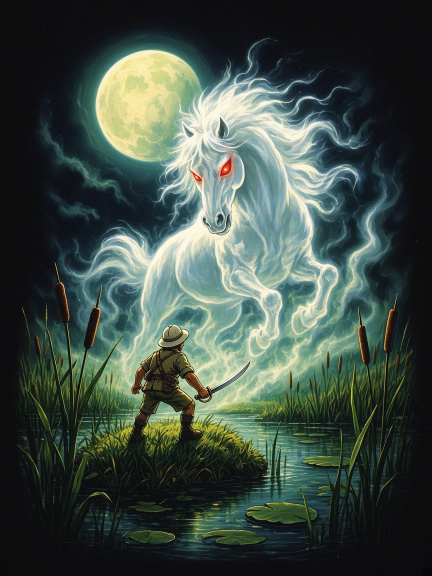
#> input picture packaging/src/cover_c.jpg, 864 x 1152 px (shown at 1/2 size)
$ python mkscr_cover.py
#> lines starting #> are read from the running program, lines starting #| are printed output that depends on the picture; after the words box and inside, x2 and y2 are one past the last pixel; in counts of white or black regions, pixels touching at a corner belong together
"""Spectrum-native loading screen from the final cover concept.
Layout after Nathan's refs (Knight Lore / Sabre Wulf): thick geometric frame, the cover painting
converted cell-by-cell on the left, hand-lettered MIRE MARE in a mist cloud on the right, the
ULTIMATE / PLAY THE GAME badge bottom-right. Every 8x8 cell = 1 ink + 1 paper + 1 BRIGHT bit.
Writes ../art/loading_final.scr (installed by tools/mkscr.py into data/loading.scr) + previews."""
import sys, os, math; sys.path.insert(0, os.path.dirname(__file__))
import numpy as np
from PIL import Image, ImageDraw, ImageFilter, ImageEnhance, ImageFont
from lib import title_logo, font, dilate, G
HERE = os.path.dirname(os.path.abspath(__file__)); PK = os.path.dirname(HERE); ROOT = os.path.dirname(PK)
def pal(i):
    lv = 0xFF if i >= 8 else 0xD7; c = i & 7
    return ((c & 2) and lv or 0, (c & 4) and lv or 0, (c & 1) and lv or 0)
K, B, R, M, Gr, C, Y, W = range(8)
BAYER = np.array([[0, 32, 8, 40, 2, 34, 10, 42], [48, 16, 56, 24, 50, 18, 58, 26], [12, 44, 4, 36, 14, 46, 6, 38],
                  [60, 28, 52, 20, 62, 30, 54, 22], [3, 35, 11, 43, 1, 33, 9, 41], [51, 19, 59, 27, 49, 17, 57, 25],
                  [15, 47, 7, 39, 13, 45, 5, 37], [63, 31, 55, 23, 61, 29, 53, 21]]) / 64 + 1 / 128
# --- screen model: per cell ink, paper, bright and an 8x8 bitmap
ink = np.zeros((24, 32), int); pap = np.zeros((24, 32), int); bri = np.zeros((24, 32), int)
bits = np.zeros((192, 256), bool)
def convert_region(rgb, cx0, cy0, gamma=1.3):
    """Ultimate-style conversion: paper always black; one ink per cell chosen by the cell's hue
    (white for pale areas, a hue for saturated ones, red where the Mare's eyes burn); the ink
    coverage follows luminance through an ordered dither, giving an engraved look."""
    h, w, _ = rgb.shape; lum = rgb.mean(-1) / 255.0
    for cy in range(h // 8):
        for cx in range(w // 8):
            blk = rgb[cy * 8:cy * 8 + 8, cx * 8:cx * 8 + 8]; L = lum[cy * 8:cy * 8 + 8, cx * 8:cx * 8 + 8]
            wgt = (L ** 2)[..., None]; mc = (blk * wgt).sum((0, 1)) / max(wgt.sum(), 1e-6)
            redm = (blk[..., 0] > 235) & (blk[..., 1] < 70) & (blk[..., 2] < 70); red = redm.sum()
            sat = (mc.max() - mc.min()) / max(mc.max(), 1)
            if red >= 2: col = R
            elif sat < .4: col = W
            else:
                best = None
                for i in (B, R, M, Gr, C, Y):
                    P = np.array(pal(i + 8), float); cn = mc / (np.linalg.norm(mc) + 1e-6); pn = P / np.linalg.norm(P)
                    e = 1 - (cn * pn).sum()
                    if best is None or e < best[0]: best = (e, i)
                col = best[1]
            bright = 1 if L.mean() > .28 or col == R else 0
            P = np.array(pal(col + 8 * bright), float)
            t = np.clip((L ** gamma) * (255 * 3 / max(P.sum(), 1) if col == W else 1.1), 0, 1)
            on = t > BAYER
            if col == R: on = redm | ((L > .45) & (BAYER < .4))
            Y_, X_ = cy0 + cy, cx0 + cx
            pap[Y_, X_], ink[Y_, X_], bri[Y_, X_] = K, col, bright
            bits[Y_ * 8:Y_ * 8 + 8, X_ * 8:X_ * 8 + 8] = on
def set_cell(cx, cy, i, p, b): ink[cy, cx], pap[cy, cx], bri[cy, cx] = i, p, b
def draw_mask(mask, x0, y0, on=True):
    """write a 1-bit PIL 'L' mask into the bitmap (attributes set separately)"""
    a = np.array(mask) > 127; h, w = a.shape
    sub = bits[y0:y0 + h, x0:x0 + w]; sub[a[:sub.shape[0], :sub.shape[1]]] = on
# ---------------- 1. frame: 2 cells thick, bevelled geometric double band (bright cyan on blue)
fr = Image.new('L', (256, 192)); d = ImageDraw.Draw(fr)
#> after `fr = Image.new('L', (256, 192))`: fr: PIL image 256x192 L; every value is 0
for r, wdt in ((1, 2), (6, 1), (9, 1), (14, 2)):
    d.rectangle((r, r, 255 - r, 191 - r), outline=255, width=wdt)
for x in range(16, 240, 8):   # chevron "bridle stitching" between the rules
    d.line((x, 7, x + 4, 7 + 2), fill=255); d.line((x + 4, 9, x + 8, 7), fill=255)
    d.line((x, 184, x + 4, 182), fill=255); d.line((x + 4, 182, x + 8, 184), fill=255)
for y in range(16, 176, 8):
    d.line((7, y, 9, y + 4), fill=255); d.line((9, y + 4, 7, y + 8), fill=255)
    d.line((248, y, 246, y + 4), fill=255); d.line((246, y + 4, 248, y + 8), fill=255)
for x0, y0 in ((0, 0), (240, 0), (0, 176), (240, 176)):   # roundel studs (bridle rivets) at corners
    d.rectangle((x0, y0, x0 + 15, y0 + 15), fill=0); d.rectangle((x0 + 1, y0 + 1, x0 + 14, y0 + 14), outline=255, width=2)
    d.ellipse((x0 + 4, y0 + 4, x0 + 11, y0 + 11), outline=255, width=2); d.point((x0 + 7, y0 + 7), 255); d.point((x0 + 8, y0 + 8), 255)
frm = np.array(fr) > 0
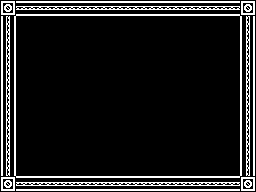
#> frm: shape (192, 256) bool; 11.7% white in thin lines or dots
for cy in range(24):
    for cx in range(32):
        if cx < 2 or cx > 29 or cy < 2 or cy > 21:
            corner = (cx < 2 or cx > 29) and (cy < 2 or cy > 21)
            set_cell(cx, cy, Y if corner else C, B if not corner else R, 1)
            bits[cy * 8:cy * 8 + 8, cx * 8:cx * 8 + 8] = frm[cy * 8:cy * 8 + 8, cx * 8:cx * 8 + 8]
# ---------------- 2. painting, left: cells 2..16 (120 px) x 2..21 (160 px)
p = Image.open(os.path.join(PK, 'src/cover_c.jpg')).convert('RGB')
#> p is the input picture: PIL image 864x1152 RGB; mean R, G, B 64.2, 77.8, 69.3
p = p.crop((40, 60, 768 - 40, 60 + int((768 - 80) * 160 / 120)))
#> p: PIL image 688x917 RGB
p = ImageEnhance.Color(p).enhance(1.6); p = ImageEnhance.Contrast(p).enhance(1.4)
#> after `p = ImageEnhance.Contrast(p).enhance(1.4)`:
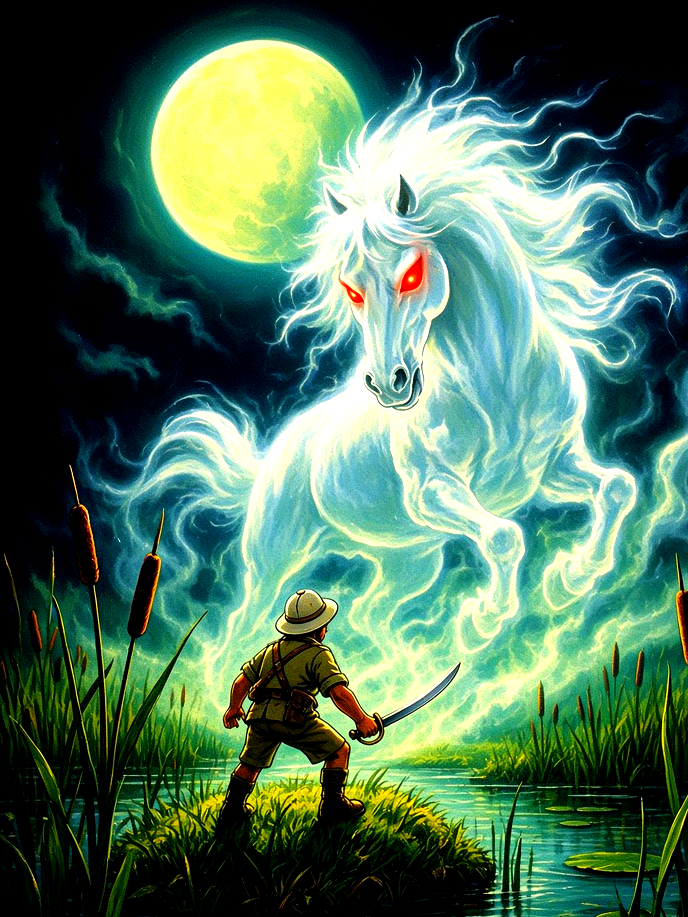
#> p: PIL image 688x917 RGB; mean R, G, B 78.5, 115.8, 91.2
p = p.resize((120, 160), Image.LANCZOS).filter(ImageFilter.UnsharpMask(1, 120, 0))
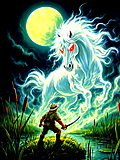
#> p: PIL image 120x160 RGB; mean R, G, B 78.8, 116, 92.3
convert_region(np.array(p, float), 2, 2)
#> in convert_region, `lum = rgb.mean(-1) / 255.0`:
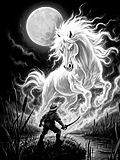
#> lum: shape (160, 120) float64; min 0, max 1, mean 0.375
#> after the loop in convert_region, `for cy in range(h // 8):`:
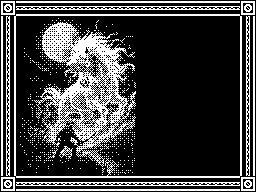
#> bits: shape (192, 256) bool; 24.7% white in thin lines or dots
#> after the loop in convert_region, `for cy in range(h // 8):`: bri: shape (24, 32) int64; values 0 (black) and 1 (white), 47.7% white; 2 white regions (1 under 20 px), largest, box (x1, y1, x2, y2) and area: (0, 0, 32, 24) 365
#> after the loop in convert_region, `for cy in range(h // 8):`:
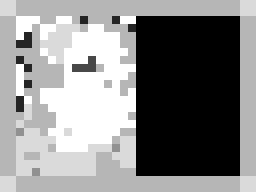
#> ink: shape (24, 32) int64 (shown 8 times larger); min 0, max 7, mean 3.7; drawn with min black and max white
#> after the loop in convert_region, `for cy in range(h // 8):`:
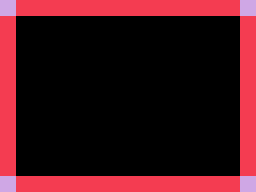
#> pap: shape (24, 32) int64 (shown 8 times larger); 3 distinct labels, from 0 to 2; one colour per label, 0 black
# Sabreman himself, from the game's own sprite sheet (sab_hit_r), white on black, cell-aligned
def sprite(name):
#> (the run stopped early here; a loop or call above may not have finished)
